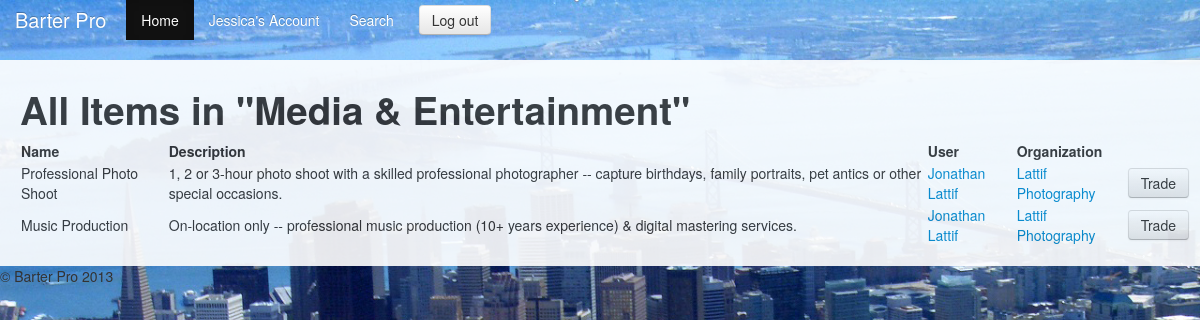
/display_items/4 (signed in), run on the app's committed database.
### model.py (models this page shows, shortened)
class User(Base):
	__tablename__ = 'users'
	id = Column(Integer, primary_key=True)
	email = Column(String)
	password = Column(String)
	first_name = Column(String)
	last_name = Column(String)
	zipcode = Column(String)
	biz_name = Column(String)
	website = Column(String)
	image_url = Column(String, nullable=True)
	opt_a = Column(String, nullable=True)
	opt_b = Column(String, nullable=True)
	opt_c = Column(String, nullable=True)

class Category(Base):
	__tablename__ = 'categories'
	id = Column(Integer, primary_key=True)
	name = Column(String)				#category of item listed
	cat_type = Column(Integer) 			#goods or services

class Item(Base):
	__tablename__ = 'items'
	id = Column(Integer, primary_key=True)
	name = Column(String)
	description = Column(String)
	owned = Column(Boolean)
	image_url = Column(String, nullable=True)
	user_id = Column(Integer, ForeignKey("users.id"))
	cat_id = Column(Integer, ForeignKey("categories.id"))
	user = relationship("User", backref=backref("items", order_by=id))
	category = relationship("Category", backref=backref("items", order_by=id))

### server.py (the view)
@app.route("/display_items/<int:cat_id>", methods=["GET"])
def display_items(cat_id):
	items = db_session.query(Item).filter_by(cat_id=cat_id).filter(Item.user_id != g.user.id).all()
	cat = db_session.query(Category).filter_by(id=cat_id).one()
	if not items:
		flash("Sorry, no items are available to trade in that category", "error")
		return redirect(url_for("view_categories"))
	return render_template(
		"display_items.html", items=items, search_term=cat.name, title="All Items in ")

### server.py (called while the page is built)
@app.before_request
def before_request():
	g.user_id = session.get("user_id") #gets user ID from current session
	if not g.user_id: # redirects to log-in if no user ID session
		g.user_id = None
		g.user = None
	else:
		g.user = db_session.query(User).get(g.user_id)
		g.notifications, g.new_confirms, g.new_refusals = get_notifications()

def get_notifications():
	notifications = db_session.query(Participant).filter_by(user_id=g.user_id, requester=False, confirm=None).all()
	all_my_trades = db_session.query(Participant).filter_by(user_id=g.user_id, requester=True).all()
	new_confirms = [participant for participant in all_my_trades if participant.trade.participants[1].confirm == True and participant.trade.participants[0].confirm == None]
	new_refusals = [participant for participant in all_my_trades if participant.trade.participants[1].confirm == False and participant.trade.participants[0].confirm == None]
	return notifications, new_confirms, new_refusals

### Templates/display_items.html (shortened to what this page needs)
{% extends "layout.html" %}
{% block body %}
<div class="container wrapper">
		<h1>{{ title }}"{{ search_term }}"</h1>
	<table>
		<tr>
			<td>
				<strong>
					Name
				</strong>
			</td>
			<td>
				<strong>
					Description
				</strong>
			</td>
			<td>
				<strong>
					User
				</strong>
			</td>
			<td>
				<strong>
					Organization
				</strong>
			</td>
		</tr>
		{% if items %}
		{% for item in items %}
			<tr>
				<td>
					{{ item.name }}
				</td>
				<td>
					{{ item.description }}
				</td>
				<td>
					<a href="/display_user/{{ item.user.id }}">
					{{ item.user.first_name }}
					{{ item.user.last_name }}
				</td>
				<td>
					<a href="/display_user/{{ item.user.id }}">
					{{ item.user.biz_name }}
				</td>
				<td>
					<a href="/open_request?item={{ item.id }}" class = "btn">
					Trade
					</a>
				</td>
			</tr>
		{% endfor %}
		{% endif %}
</table>
</div>
{% endblock %}

### Templates/layout.html (shortened to what this page needs)
<!DOCTYPE html>
<html lang="en">
  <head>
    <link rel="stylesheet" href="../static/bootstrap/css/bootstrap.css" type="text/css">
    <link rel="stylesheet" href="../static/bootstrap/css/main.css" type="text/css">
    <link rel="stylesheet" href="../static/bootstrap/css/bootstrap-responsive.css" type="text/css">
  </head>
  <body>
    <div class="navbar navbar-inverse navbar-fixed-top">
      <div class="navbar-inner">
        <div class="container">
          <a class="brand" href="/">Barter Pro</a>
          <div class="nav-collapse collapse">
            <ul class="nav">
              <li class="active"><a href="/home">Home</a></li>
              {% if g.user %}
              <li><a href="/my_account">{{ g.user.first_name }}'s Account </a>
              </li>
              {% endif %}
                  <li><a href="/view_categories">Search</a></li>
            </ul>
            {% if not g.user %}
            <form name="login" action="/authenticate" method="POST" class="navbar-form pull-right">
              <input class="span2" type="text" name="email" placeholder="Email">
              <input class="span2" type="password" name="password" placeholder="Password">
              <button type ="submit" value="sign in" class="btn" >Sign in</button>
            </form>
            {% else %}
              <div>
                <a href="{{url_for('log_out')}}" class="btn">
                  Log out
                </a>
              </div>
            {% endif %}
          </div>
        </div>
      </div>
    </div>
    {% block body %}
    {% endblock %}
      <footer>
        <p>&copy; Barter Pro 2013</p>
      </footer>
  </body>
</html>

### Templates/layout.html (style rules this page uses)
body { padding-top: 60px; padding-bottom: 40px; }

### data on the page
User: user.first_name "Jessica"
Category: name "Media & Entertainment"
Item: name "Professional Photo Shoot", description "1, 2 or 3-hour photo shoot with a skilled professional photographer -- capture birthdays, family portraits, pet antics or other special occasions.", user.first_name "Jonathan", user.last_name "Lattif", user.biz_name "Lattif Photography"
Item: name "Music Production", description "On-location only -- professional music production (10+ years experience) & digital mastering services.", user.first_name "Jonathan", user.last_name "Lattif", user.biz_name "Lattif Photography"

### other printed values
{{ title }} "All Items in"
